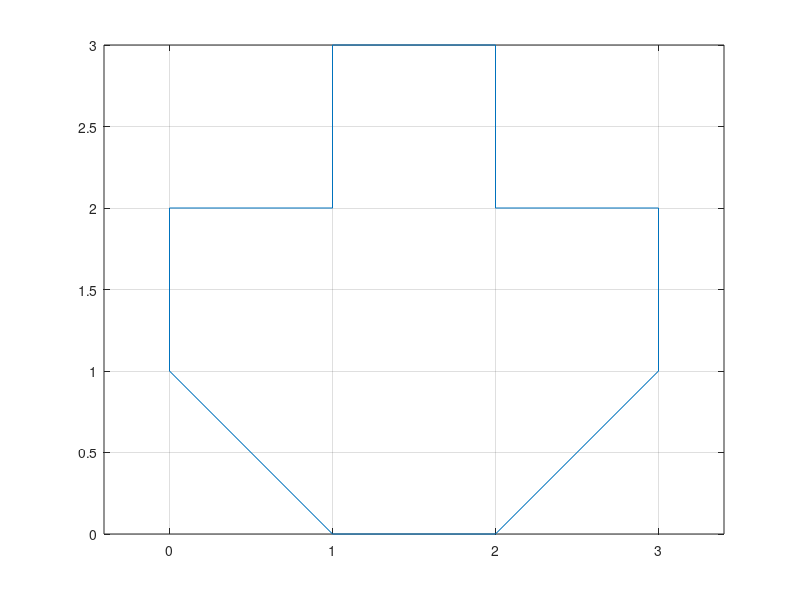

MATLAB code for this plot: (Note: this script raises an error after producing the figure.)

F = [1 2 3 3 2 2 1 1 0 0 1; 0 0 1 2 2 3 3 2 2 1 0];

plot(F(1,:), F(2,:));

grid on
axis equal


a = linspace(0,5,100);
b = linspace(0,3,100);
rad = [1 1 1 1 1 1 1 1 1 1 1];
F(3,:) = rad;
t = linspace(0,2,100);
v = linspace(0, 2*pi, 100);

for i = 1:100
	FS = matrixSpeg(0)*matrixTrans(a(i), b(i))*matrixSkjuv(t(i))*F;
    Fejs = matrixTrans(a(i), b(i))*matrixSkjuv(t(i))*F;
	plot(FS(1,:), FS(2,:))
    hold on
    plot(Fejs(1,:), Fejs(2,:))
	grid on
    hold on
    plot(a,b);
    hold off;
	xlim([-10,20])
	axis equal
	pause(0.02)

end




    

